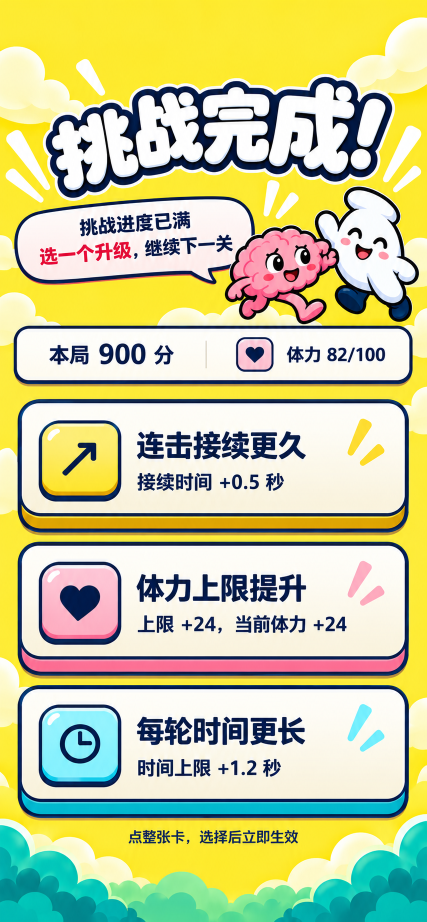
#> input picture ports/wechat/assets/concepts/2026-09-30/upgrade-v22/upgrade-fullscreen-study.png, 853 x 1844 px (shown at 1/2 size)
$ python prepare-upgrade-v23.py
#> lines starting #> are read from the running program, lines starting #| are printed output that depends on the picture; after the words box and inside, x2 and y2 are one past the last pixel; in counts of white or black regions, pixels touching at a corner belong together
"""Cut the accepted v22 upgrade study into reusable, transparent game layers.

The three existing choice cards and the speech bubble have fixed copy, so they
are cut as complete art. Only score and health remain live Canvas text.
"""

from collections import deque
from pathlib import Path

from PIL import Image, ImageDraw, ImageFilter


ROOT = Path(__file__).resolve().parents[1]
STUDY = ROOT / "assets/concepts/2026-09-30/upgrade-v22/upgrade-fullscreen-study.png"
PURPLE = ROOT / "assets/concepts/2026-09-30/upgrade-v22/card4-purple-generated-master.png"
DEST = ROOT / "assets/runtime"
DEST.mkdir(parents=True, exist_ok=True)


def rounded_mask(size, box, radius):
    mask = Image.new("L", size)
    ImageDraw.Draw(mask).rounded_rectangle(box, radius=radius, fill=255)
    return mask.filter(ImageFilter.GaussianBlur(0.65))


def save_layer(image, mask, name, width, colors=128):
    rgba = image.convert("RGBA")
    rgba.putalpha(mask)
    height = round(rgba.height * width / rgba.width)
    rgba = rgba.resize((width, height), Image.Resampling.LANCZOS)
    # Palette PNGs retain alpha but cost far less of the WeChat main package.
    rgba.quantize(colors=colors, method=Image.Quantize.FASTOCTREE,
                  dither=Image.Dither.NONE).save(DEST / name, optimize=True)
    print(f"{name}: {width}x{height}, {(DEST / name).stat().st_size:,} bytes")


def cream_region_mask(image, seed=(200, 100)):
    """Find the bubble's light fill; expand to its navy outline without the hero."""
    hsv = image.convert("HSV")
    width, height = image.size
    data = hsv.load()
    seen = bytearray(width * height)
    mask = Image.new("L", image.size)
    pix = mask.load()
    queue = deque([seed])
    while queue:
        x, y = queue.popleft()
        if x < 0 or y < 0 or x >= width or y >= height:
            continue
        index = y * width + x
        if seen[index]:
            continue
        seen[index] = 1
        _, sat, value = data[x, y]
        if sat > 100 or value < 185:
            continue
        pix[x, y] = 255
        queue.extend(((x - 1, y), (x + 1, y), (x, y - 1), (x, y + 1)))
    # Source outline is about 8 px. The mask stays off the adjacent pink brain.
    mask = mask.filter(ImageFilter.MaxFilter(21))
    limit = Image.new("L", image.size)
    ImageDraw.Draw(limit).polygon(
        [(0, 0), (470, 0), (485, 63), (475, 127), (430, 149),
         (430, 204), (390, 204), (356, 186), (0, 195)], fill=255)
    return Image.composite(mask, Image.new("L", image.size), limit)


with Image.open(STUDY) as source:
#> source is the input picture: PIL image 853x1844 RGB; mean R, G, B 199, 202.2, 151.9
    source = source.convert("RGB")
    card_boxes = {
        "upgrade-card-chain-v23.png": (20, 790, 833, 1072),
        "upgrade-card-hp-v23.png": (20, 1070, 833, 1362),
        "upgrade-card-time-v23.png": (20, 1355, 833, 1645),
    }
    for name, box in card_boxes.items():
        card = source.crop(box).resize((813, 282), Image.Resampling.LANCZOS)
        save_layer(card, rounded_mask(card.size, (13, 6, 801, 275), 51),
                   name, 640, colors=160)
#> this loop made 3 passes
#> pass 1, `card = source.crop(box).resize((813, 282), Image.Resampling.LANCZOS)`:
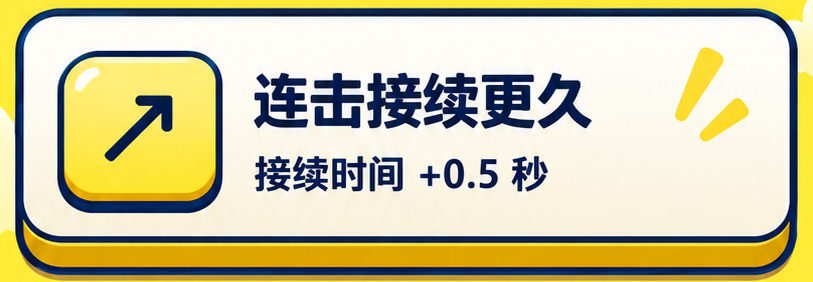
#> card: PIL image 813x282 RGB; mean R, G, B 203.2, 197.2, 158.5
#> after the loop:
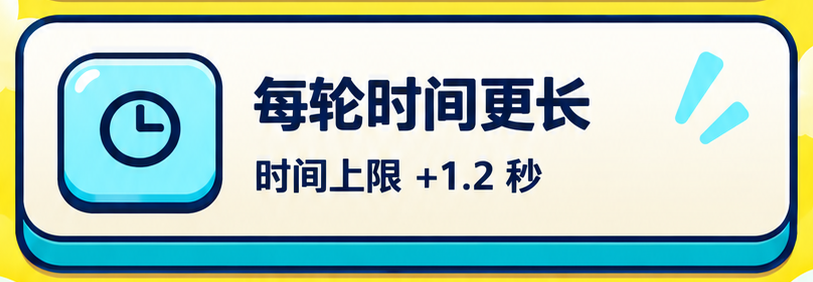
#> card: PIL image 813x282 RGB; mean R, G, B 176.1, 199.7, 186.4

    bubble = source.crop((20, 380, 530, 585))
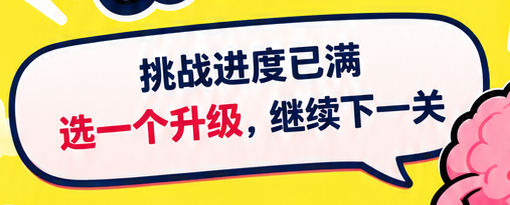
#> bubble: PIL image 510x205 RGB; mean R, G, B 213.6, 194.4, 157.6
    save_layer(bubble, cream_region_mask(bubble),
               "upgrade-bubble-v23.png", 510, colors=192)
#> in cream_region_mask, `hsv = image.convert("HSV")`: hsv: PIL image 510x205 HSV; mean H, S, V 73, 100.2, 222.3
#> in cream_region_mask, `width, height = image.size`: width = 510; height = 205
#> in cream_region_mask, `mask = Image.new("L", image.size)`: mask: PIL image 510x205 L; every value is 0
#> the loop in cream_region_mask, `while queue:` made 203553 passes
#> index on passes 7, 10, 14: 51200, 51200, 50689
#> in cream_region_mask, `mask = mask.filter(ImageFilter.MaxFilter(21))`:
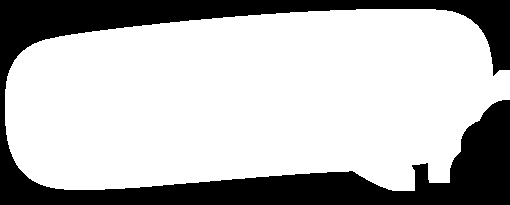
#> mask: PIL image 510x205 L; 72.7% white; 1 black region, box (x1, y1, x2, y2) and area: (0, 0, 510, 205) 28547
#> in cream_region_mask, `ImageDraw.Draw(limit).polygon( [(0, 0), (470, 0), (485, 63), (475, 127..`: limit: PIL image 510x205 L; 85.9% white; 2 black regions, box (x1, y1, x2, y2) and area: (431, 0, 510, 205) 9489, (0, 187, 390, 205) 5298
#> in cream_region_mask, `return Image.composite(mask, Image.new("L", image.size), limit)`: returned value: PIL image 510x205 L; 70.6% white; 1 black region, box (x1, y1, x2, y2) and area: (0, 0, 510, 205) 30766
#> call 4 of save_layer, with name = 'upgrade-bubble-v23.png', width = 510, colors = 192
#> in save_layer (call 4), `rgba.putalpha(mask)`:
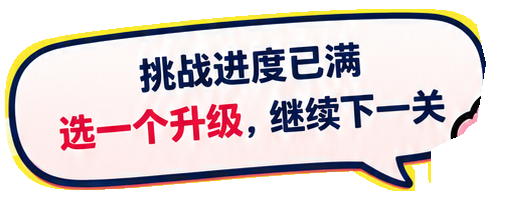
#> rgba: PIL image 510x205 RGBA; mean R, G, B, A 213.6, 194.4, 157.6, 180; transparent parts drawn white
#| upgrade-bubble-v23.png: 510x205, 16,032 bytes

    status = source.crop((20, 645, 833, 780))
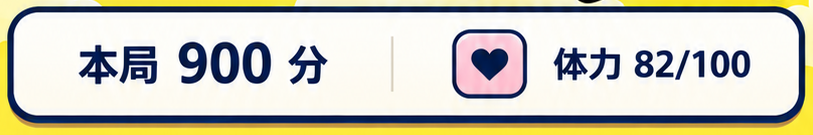
#> status: PIL image 813x135 RGB; mean R, G, B 203.9, 202.1, 187.6
    blank = status.copy()
    # Sample a text-free column row by row to preserve the original warm gradient.
    pixels = blank.load()
    for y in range(18, 109):
        sampled = status.getpixel((350, y))
        for x in range(23, 790):
            pixels[x, y] = sampled
#> this loop made 91 passes
#> sampled on passes 1 to 12: (249, 250, 249), (252, 252, 249), (254, 254, 248), (254, 254, 248), (254, 253, 249), (253, 253, 249), (253, 252, 249), (254, 252, 249), (254, 252, 249), (254, 253, 248), (254, 253, 249), (254, 253, 249)
    save_layer(blank, rounded_mask(blank.size, (4, 4, 808, 129), 28),
               "upgrade-status-v23.png", 640, colors=128)
#> in rounded_mask (call 4), `mask = Image.new("L", size)`: mask: PIL image 813x135 L; every value is 0
#> in rounded_mask (call 4), `ImageDraw.Draw(mask).rounded_rectangle(box, radius=radius, fill=255)`: mask: PIL image 813x135 L; 91.8% white; 1 black region, box (x1, y1, x2, y2) and area: (0, 0, 813, 135) 9021
#> in save_layer (call 5), `rgba.quantize(colors=colors, method=Image.Quantize.FASTOCTREE, dither=..`:
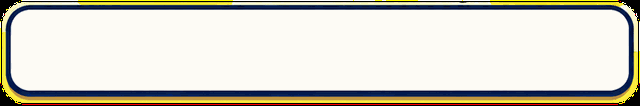
#> saved as upgrade-status-v23.png: PIL image 640x106 P; mean R, G, B 213.8, 209.9, 197.2
#> (the run stopped early here; a loop or call above may not have finished)

$ run again, with ports/wechat/assets/concepts/2026-09-30/upgrade-v22/bubble-source-crop.png copied over ports/wechat/assets/concepts/2026-09-30/upgrade-v22/upgrade-fullscreen-study.png
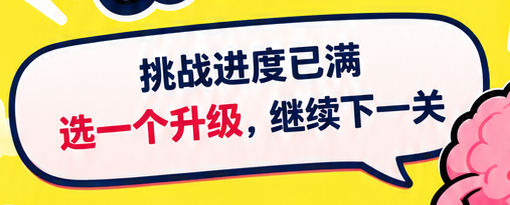
#> input picture ports/wechat/assets/concepts/2026-09-30/upgrade-v22/bubble-source-crop.png, 510 x 205 px
#> source is the input picture: PIL image 510x205 RGB; mean R, G, B 213.6, 194.4, 157.6
#> the loop `for name, box in card_boxes.items():` made 3 passes
#> pass 1, in save_layer, `rgba = rgba.resize((width, height), Image.Resampling.LANCZOS)`:
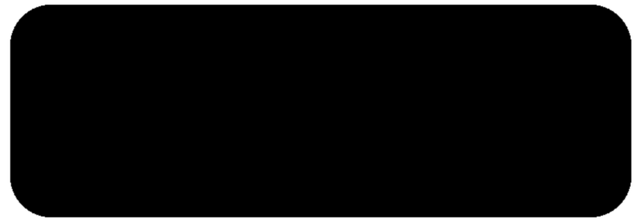
#> rgba: PIL image 640x222 RGBA; mean R, G, B, A 0, 0, 0, 234.4; transparent parts drawn white
#> bubble: PIL image 510x205 RGB; every value is 0
#> in cream_region_mask, `width, height = image.size`: width = 510; height = 205
#> the loop in cream_region_mask, `while queue:` made 1 pass
#> (index, sat, value) on pass 1: (51200, 0, 0)
#> limit: PIL image 510x205 L; 85.9% white; 2 black regions, box (x1, y1, x2, y2) and area: (431, 0, 510, 205) 9489, (0, 187, 390, 205) 5298
#| upgrade-bubble-v23.png: 510x205, 16,032 bytes
#> status: PIL image 813x135 RGB; every value is 0
#> in save_layer (call 5), `rgba.putalpha(mask)`:
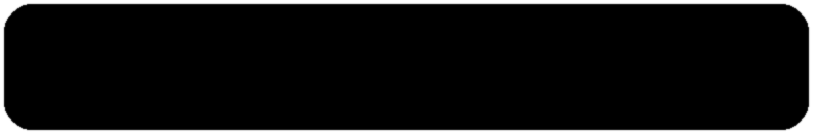
#> rgba: PIL image 813x135 RGBA; mean R, G, B, A 0, 0, 0, 234; transparent parts drawn white

$ run again, with ports/wechat/assets/concepts/2026-09-30/upgrade-v22/bubble-tail-v25-generated-master.png copied over ports/wechat/assets/concepts/2026-09-30/upgrade-v22/upgrade-fullscreen-study.png
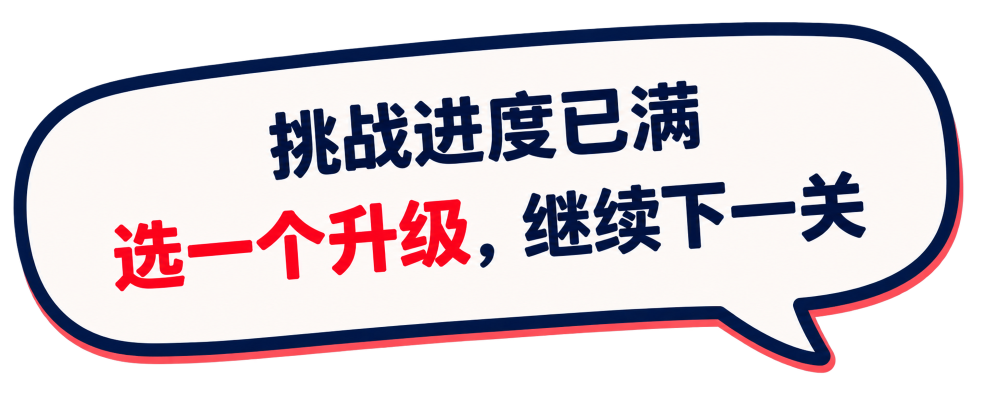
#> input picture ports/wechat/assets/concepts/2026-09-30/upgrade-v22/bubble-tail-v25-generated-master.png, 1978 x 795 px (shown at 1/2 size)
#> source is the input picture: PIL image 1978x795 RGBA; mean R, G, B, A 138.2, 128.2, 135, 175.3
#> source: PIL image 1978x795 RGB
#> hsv: PIL image 510x205 HSV; mean H, S, V 63.1, 55.8, 234.9
#> in cream_region_mask, `width, height = image.size`: width = 510; height = 205
#> the loop in cream_region_mask, `while queue:` made 319957 passes
#> index on passes 7, 10, 14: 51200, 51200, 50689
#> in cream_region_mask, `mask = mask.filter(ImageFilter.MaxFilter(21))`:
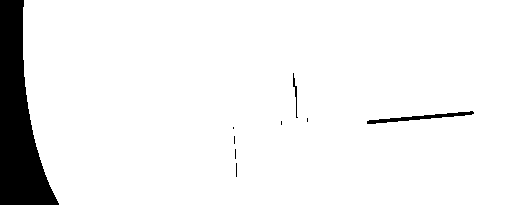
#> mask: PIL image 510x205 L; 93.2% white; 9 black regions (6 under 20 px), largest, box (x1, y1, x2, y2) and area: (0, 0, 59, 205) 6575, (367, 111, 474, 124) 389, (293, 73, 298, 118) 67
#> limit: PIL image 510x205 L; 85.9% white; 2 black regions, box (x1, y1, x2, y2) and area: (431, 0, 510, 205) 9489, (0, 187, 390, 205) 5298
#| upgrade-bubble-v23.png: 510x205, 16,032 bytes
#> the loop `for y in range(18, 109):` made 91 passes
#> sampled on passes 1 to 8: (253, 248, 246), (253, 249, 246), (253, 249, 246), (253, 248, 246), (253, 248, 246), (253, 248, 246), (253, 249, 246), (252, 248, 245)
#> in save_layer (call 5), `rgba.quantize(colors=colors, method=Image.Quantize.FASTOCTREE, dither=..`:
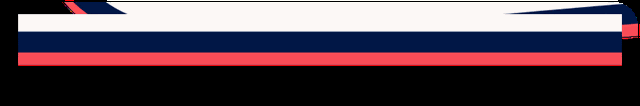
#> saved as upgrade-status-v23.png: PIL image 640x106 P; mean R, G, B 92.7, 74.4, 84.8

$ run again, with ports/wechat/assets/concepts/2026-09-30/upgrade-v22/card1-source-crop.png copied over ports/wechat/assets/concepts/2026-09-30/upgrade-v22/upgrade-fullscreen-study.png
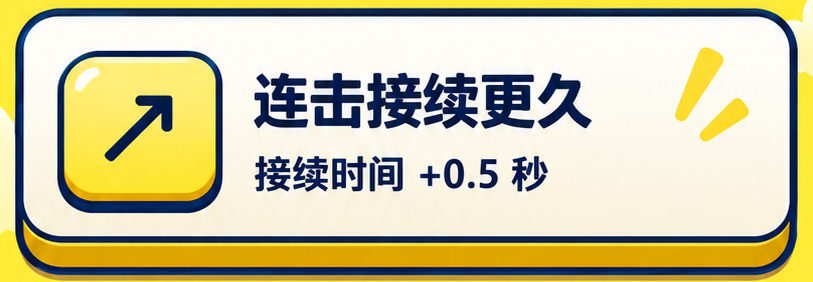
#> input picture ports/wechat/assets/concepts/2026-09-30/upgrade-v22/card1-source-crop.png, 813 x 282 px
#> source is the input picture: PIL image 813x282 RGB; mean R, G, B 203.2, 197.2, 158.5
#> bubble: PIL image 510x205 RGB; every value is 0
#> in cream_region_mask, `width, height = image.size`: width = 510; height = 205
#> the loop in cream_region_mask, `while queue:` made 1 pass
#> (index, sat, value) on pass 1: (51200, 0, 0)
#> limit: PIL image 510x205 L; 85.9% white; 2 black regions, box (x1, y1, x2, y2) and area: (431, 0, 510, 205) 9489, (0, 187, 390, 205) 5298
#| upgrade-bubble-v23.png: 510x205, 16,032 bytes
#> status: PIL image 813x135 RGB; every value is 0
#> in save_layer (call 5), `rgba.putalpha(mask)`:
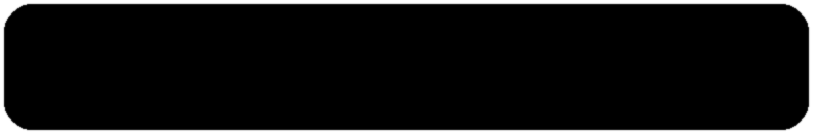
#> rgba: PIL image 813x135 RGBA; mean R, G, B, A 0, 0, 0, 234; transparent parts drawn white
